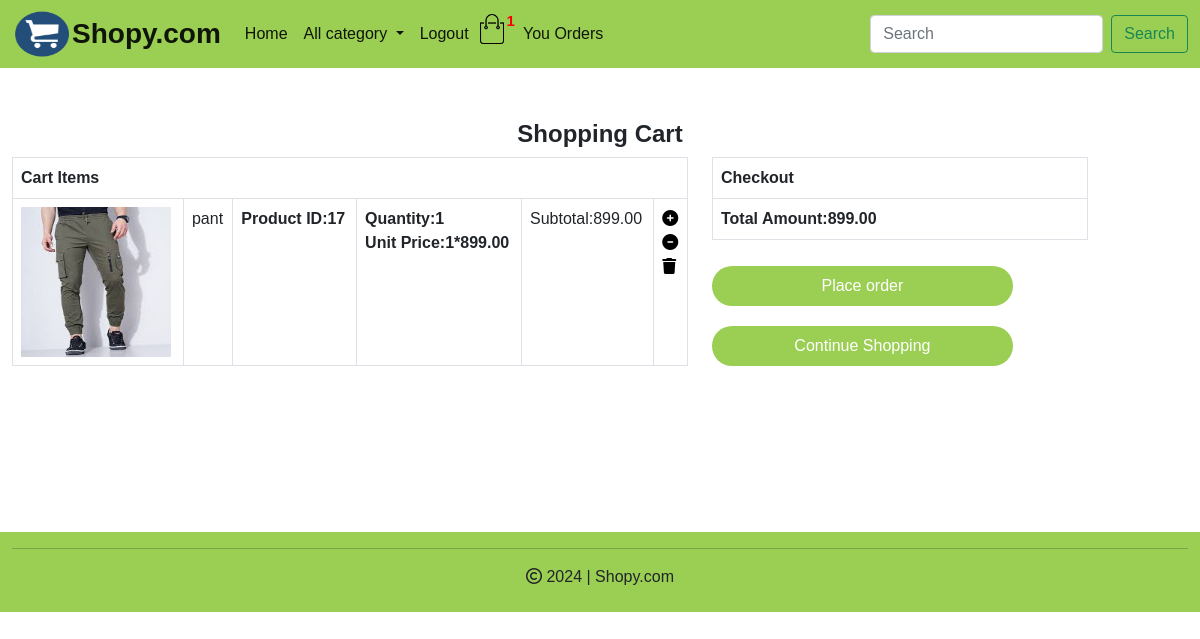
The page /cart/cart_view/ (signed in) on the database its author committed.
### cart/models.py (models this page shows, shortened)
class Cart(models.Model):
    product=models.ForeignKey(Product,on_delete=models.CASCADE)
    user=models.ForeignKey(User,on_delete=models.CASCADE)
    quantity=models.IntegerField()
    data_added=models.DateTimeField(auto_now_add=True)
    def subtotal(self):
        return self.quantity*self.product.price

### shop/models.py (models this page shows, shortened)
class Product(models.Model):
    name = models.CharField(max_length=20)
    desc = models.TextField()
    image = models.ImageField(upload_to='media/products', blank=True, null=True)
    price=models.DecimalField(max_digits=10,decimal_places=2)
    stock=models.IntegerField()
    available=models.BooleanField(default=True)
    created=models.DateTimeField(auto_now_add=True) #one time
    updated=models.DateTimeField(auto_now=True) #change every time we update record
    category=models.ForeignKey(Category,on_delete=models.CASCADE)

### cart/views.py (the view)
# urls.py: path('cart_view/',views.cart_view,name='cart_view'),
@login_required
def cart_view(request):
    u=request.user
    cart=Cart.objects.filter(user=u)
    total=0
    for i in cart:
        total=total+i.quantity*i.product.price
    return render(request,'cart.html',{'cart':cart,'total':total})

### cart/context_processors.py (called while the page is built)
def total(request):
    u=request.user
    count=0
    if request.user.is_authenticated:
        try:
            item=Cart.objects.filter(user=u)
            for i in item:
                count=count+i.quantity
        except:
            count=0
    return {'count':count}

### shop/context_processors.py (called while the page is built)
def links(request):
    c=Category.objects.all()
    return {'links':c}

### templates/cart.html
{% extends 'base.html' %}
{% block content%}
<br><br><br><br><br>
<div class="container-fluid ">
    <div class="row">
        <h4 class="text-center fw-bold">Shopping Cart</h4>
        <div class="col-7">
            <table class="table table-bordered">
                <tr>
                    <th colspan="6">Cart Items</th>
                </tr>
                {% for i in cart %}
                <tr>
                    <td><img src="{{i.product.image.url}}" width="150px" height="150px"> </td>
                    <td>{{i.product.name}}</td>
                    <td><b>Product ID:{{i.product.id}}</b><br></td>
                    <td><b>Quantity:{{i.quantity}}</b><br>
                        <b>Unit Price:{{i.quantity}}*{{i.product.price}}</b></td>
                    <td>Subtotal:{{i.subtotal}}</td>
                    <td >
                        {% if i.product.stock > 0 %}
                        <a href="{%url 'cart:add_to_cart' i.product.id%}"><i class="fa-solid fa-circle-plus" style="color:black" ></i></a><br>
                    <a href="{%url 'cart:cart_decrement' i.product.id %}"><i class="fa-solid fa-circle-minus" style="color:black"></i></a><br>
                    <a href="{%url 'cart:remove' i.product.id %}"><i class="fa-solid fa-trash" style="color:black"></i></a>
                    {% else %}
                    <a href="{%url 'cart:cart_decrement' i.product.id %}"><i class="fa-solid fa-minus" style="color:black"></i></a><br>
                    <a href="{%url 'cart:remove' i.product.id %}"><i class="fa-solid fa-trash" style="color:black"></i></a>
                    {% endif %}
                    </td>
                </tr>
                {% endfor%}
            </table>
        </div>
        <div class="col-4 ">
            <table class="table table-bordered">
                <tr>
                    <th colspan="4">Checkout</th>
                </tr>
                <tr>
                    <td class="fw-bold">Total Amount:{{total}}</td>
                </tr>
            </table>
            <a href="{% url 'cart:orderform' %}" class="btn_1" style="text-decoration:none;">Place order</a>
            <a href="{% url 'shop:allcategories' %}" class="btn_1" style="text-decoration:none;">Continue Shopping</a>
        </div>
    </div>
</div>
{% endblock content%}

### static/css/style.css (style rules this page uses)
body { font-family: "Cuprum", sans-serif; font-optical-sizing: auto; font-weight: 400; font-style: normal; }
.btn_1 { width: 80%; border: none; cursor: pointer; margin: 10px 0; text-align:center; display: inline-block; background: #9BCF53; color: white; padding: 8px 30px; border-radius: 30px; transition: background 0.5s }

### rows shown on the page
Cart: product.image (picture), product.name "pant", product.id "17", quantity "1", product.price "899.00", subtotal "899.00"

### other values the page prints
{{ count }} "1"
{{ total }} "899.00"
